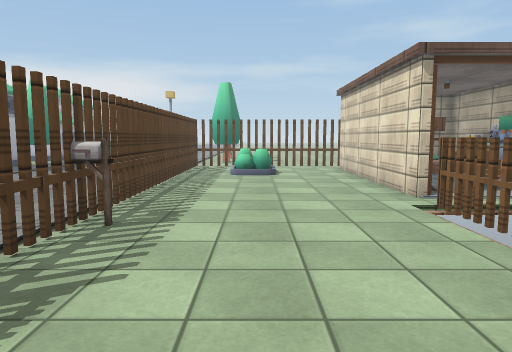
view 1 (above)

16 first-person views from a walk through a scene from a Unity 3-D project. The camera is 1.3 m above the floor, tilts 6° down and sees 70° across. The floor is counted in squares, 1 m on a side. Each view is taken from the middle of a square. On the plan, view 1 faces up. The plan holds only what a view shows up to about 15 squares ahead; the rest is blank. The place goes on beyond the plan. The player character is not drawn. Some surface patterns are stand-ins.

view 2
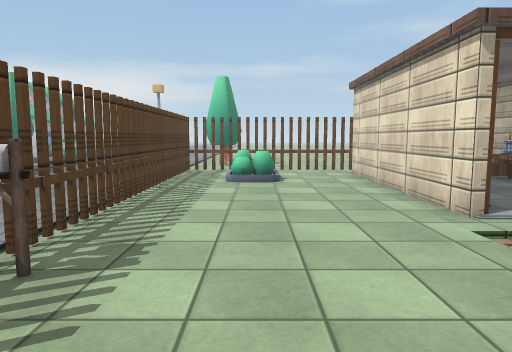

view 3
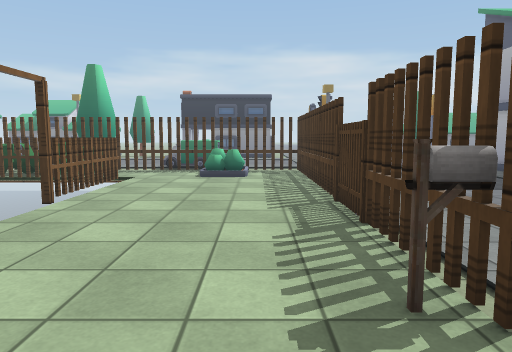

view 4
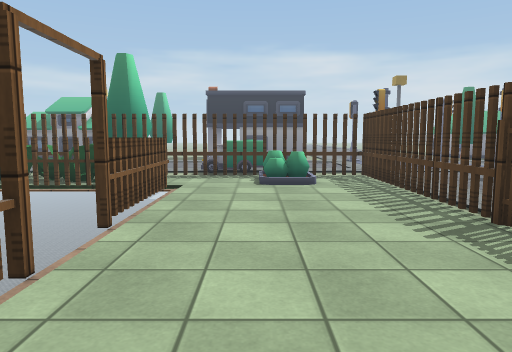

view 5
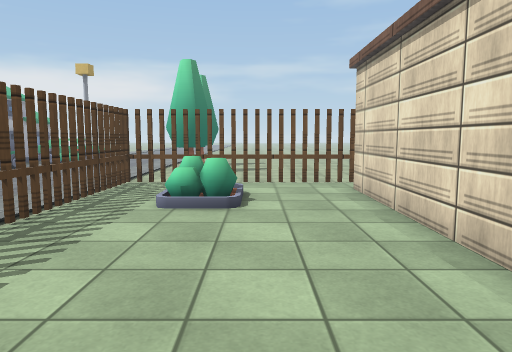

view 6
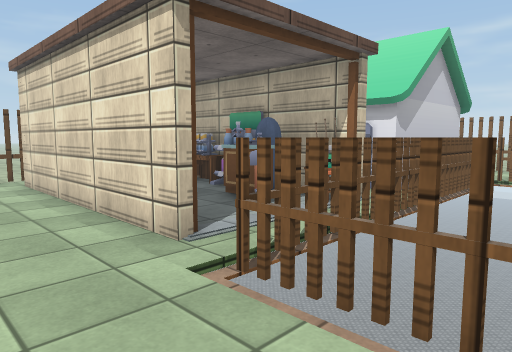

view 7
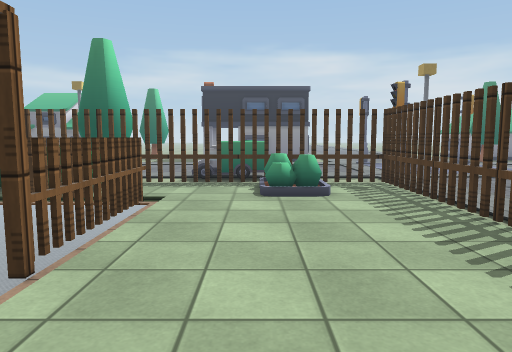

view 8
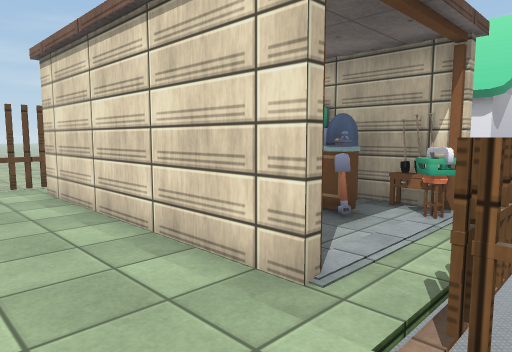

view 9
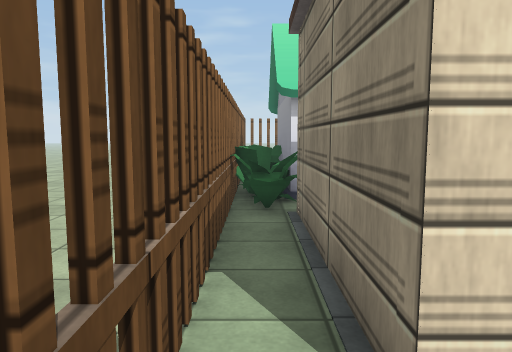

view 10
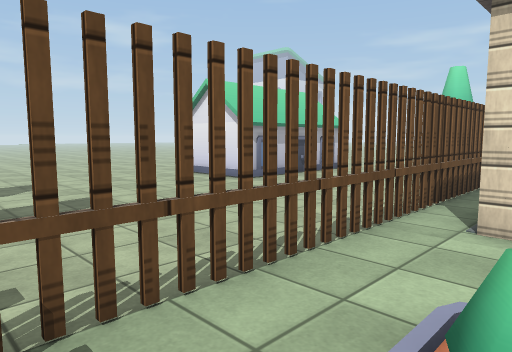

view 11
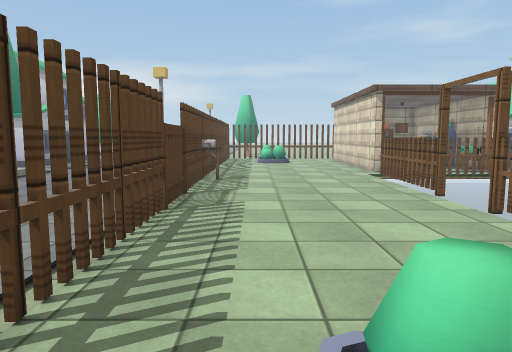

view 12
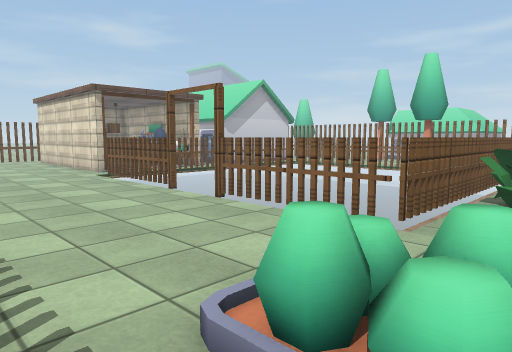

view 13
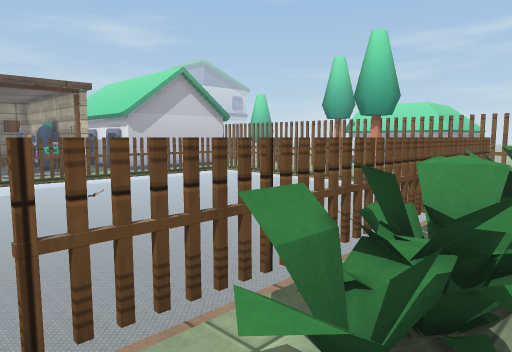

view 14
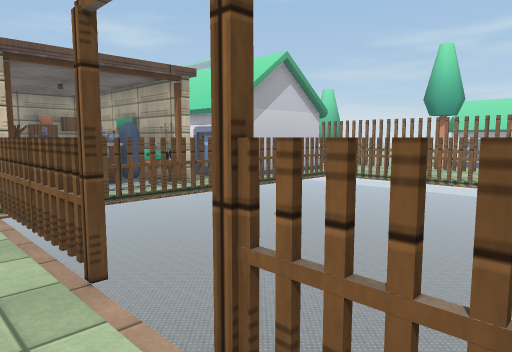

view 15
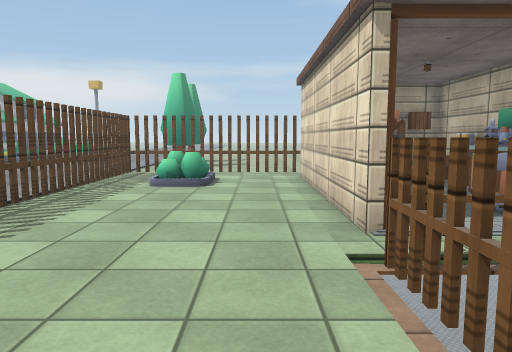

view 16
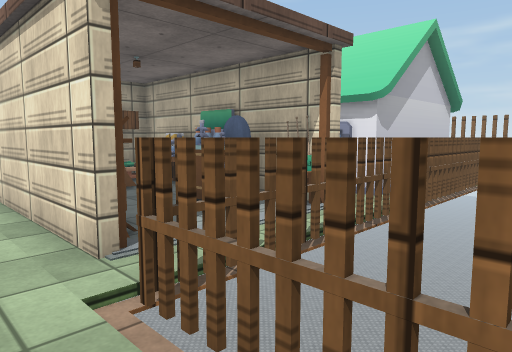

### Floor plan
Key: @ floor where view 1 was taken; # wall or solid block; x gap in a wall; . floor; = window, fence, low wall or low ledge; ^ raised ledge; v drop or lower ground; O other object.
Columns run from 4 left of view 1 to 10 right of it. Each row starts with its distance up from view 1.
 17 O#xxxxxxxxxx###
 16 Ox..........==#
 15 .x......  OO#=#
 14 .x.OO...  O # O
 13 .x..O...  OOO
 12 .x......# .O#
 11 .x......   OO
 10 .x......OO^O# O
  9 .x......#=O#O.O
  8 .x......##.#O.O
  7 .x.....########
  6 .x.....=
  5 O#O....=
  4 .x.....=
  3 .x.....=
  2 .O.....v
  1 .O.....v
  0 .x..@..=
 -1 .x.....=
 -2 .x.....=
 -3 .x.....=
 -4 .x.....########
 -5 .x..OO..======
 -6 Ox..O....##=##
 -7 O#xx#xx#xOO###
 -8  ... ^^=.OOO
 -9      ^ =

Positions as (right, up) in squares from view 1, and headings:
1: (0, 0), facing up
2: (0, 2), facing up
3: (-1, 8), facing down
4: (1, 6), facing down
5: (1, 6), facing up
6: (1, 4), facing up-right
7: (1, 4), facing down
8: (1, 6), facing up-right
9: (2, 16), facing right
10: (-2, 14), facing up-right
11: (-1, -6), facing up
12: (-2, -6), facing up-right
13: (3, -6), facing up-right
14: (2, -1), facing up-right
15: (2, 3), facing up
16: (2, 4), facing up-right
